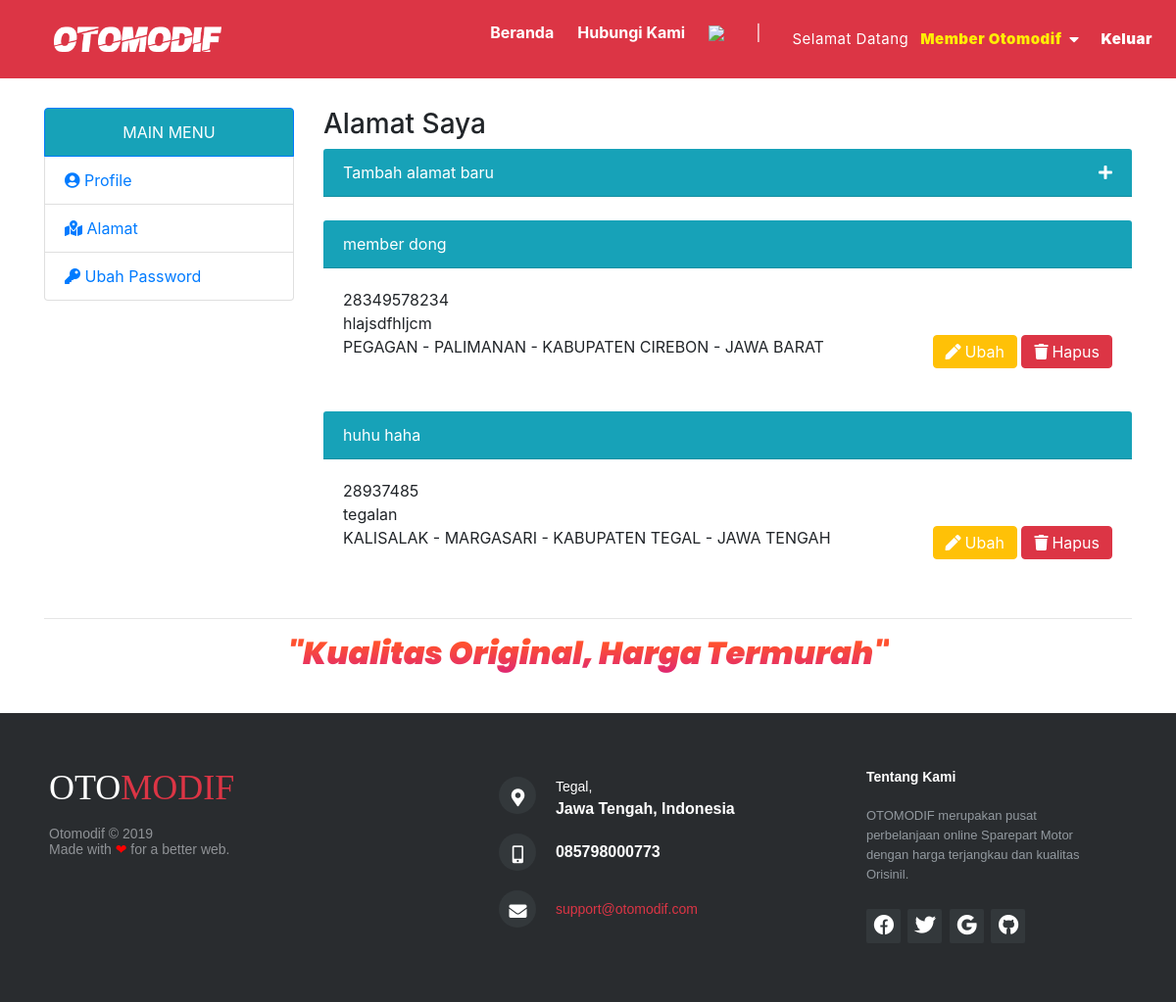
The page /user/index.php?page=akun&module=alamat&action=list (signed in) on the database its author committed.
### tables this page shows
CREATE TABLE `alamat_pengiriman` (
  `id_alamat` int(10) NOT NULL,
  `id_user` int(10) NOT NULL,
  `nama` varchar(35) NOT NULL,
  `no_hp` varchar(15) NOT NULL,
  `alamat` text NOT NULL,
  `desa` varchar(25) NOT NULL,
  `kecamatan` varchar(25) NOT NULL,
  `kabupaten_kota` varchar(25) NOT NULL,
  `provinsi` varchar(25) NOT NULL,
  `kota_tujuan` text NOT NULL,
  `nama_kota_tujuan` text NOT NULL,
  `remove` tinyint(1) NOT NULL DEFAULT 0
);

CREATE TABLE `kecamatan` (
  `kecamatan_id` char(7) NOT NULL,
  `kabupaten_id` char(4) NOT NULL,
  `kecamatan_nama` varchar(30) NOT NULL
);

CREATE TABLE `kabupaten_kota` (
  `kabupaten_id` char(4) NOT NULL,
  `provinsi_id` char(2) NOT NULL,
  `kabupaten_nama` varchar(35) NOT NULL
);

CREATE TABLE `provinsi` (
  `provinsi_id` char(2) NOT NULL,
  `provinsi_nama` varchar(30) NOT NULL
);

### user/module/akun/alamat/list.php (the view, shortened to what this page needs)
<h3>Alamat Saya</h3>
<div class="container">
    <div class="row">
        <a href="<?= BASE_URL; ?>user/index.php?page=akun&module=alamat&action=form&mode=add" style="width: 100% !important; ">
        <div class="card border-0 mb-4" >
            <div class="card-header bg-info text-white">
                <span class="float-left">Tambah alamat baru</span>
                <span class="float-right"><i class="fas fa-plus"></i></span>
            </div>
        </div>
        </a>
    </div>
    <?php
    $id_user = $_SESSION['id_user'];
    $query = mysqli_query($koneksi, "SELECT * FROM alamat_pengiriman WHERE id_user=$id_user AND remove=0");
    while($row = mysqli_fetch_assoc($query)){
        $getDesa = mysqli_fetch_assoc(mysqli_query($koneksi, "SELECT * FROM desa WHERE desa_id=".$row['desa']));
        $getKec = mysqli_fetch_assoc(mysqli_query($koneksi, "SELECT * FROM kecamatan WHERE kecamatan_id=".$row['kecamatan']));
        $getKab = mysqli_fetch_assoc(mysqli_query($koneksi, "SELECT * FROM kabupaten_kota WHERE kabupaten_id=".$row['kabupaten_kota']));
        $getProv = mysqli_fetch_assoc(mysqli_query($koneksi, "SELECT * FROM provinsi WHERE provinsi_id=".$row['provinsi']));
         ?>
        <div class="row">
            <div class="card border-0 mb-4" style="width: 100%;">
                <div class="card-header bg-info text-white" >
                    <span class="float-left"><?= $row['nama']; ?></span>
                </div>
                <div class="card-body">
                    <p class="card-text">
                        <?= $row['no_hp']; ?> <br>
                        <?= $row['alamat']; ?> <br>
                        <span class="float-left"><?= $getDesa['desa_nama']; ?> - <?= $getKec['kecamatan_nama']; ?> - <?= $getKab['kabupaten_nama']; ?> -  <?= $getProv['provinsi_nama']; ?></span>
                        <span class="float-right">
                            <a href="<?= BASE_URL; ?>user/index.php?page=akun&module=alamat&action=form&mode=update&id=<?= $row['id_alamat']; ?>" class="btn btn-warning pb-1 pt-1 text-white"><i class="fas fa-pen pr-1"></i>Ubah</a>
                            <a href="<?= BASE_URL; ?>user/index.php?page=akun&module=alamat&action=hapus&id=<?= $row['id_alamat']; ?>" class="btn btn-danger pb-1 pt-1 text-white"><i class="fas fa-trash pr-1"></i>Hapus</a>
                        </span>
                    </p>
                </div>
            </div>
        </div>
    <?php } ?>
</div>

### user/index.php (shortened to what this page needs)
<?php
    $user_id = isset($_SESSION['id_user']) ? $_SESSION['id_user'] : false;
    $nama = isset($_SESSION['nama']) ? $_SESSION['nama'] : false;
    $level = isset($_SESSION['level']) ? $_SESSION['level'] : false;
    $module = isset($_GET['module']) ? $_GET['module'] : false;
?>
<!DOCTYPE html>
<html>
	<?php include_once("../partials/header.php"); ?>
    <?php include_once("../partials/navbar.php") ?>
    <body>
        <?php include_once("partials/main.php") ?>
        <?php include_once("../partials/footer.php"); ?>
    </body>
</html>

### partials/header.php (shortened to what this page needs)
<head>
	<?php include_once("inc_css.php") ?>
</head>

### partials/inc_css.php (shortened to what this page needs)
<link href="<?= BASE_URL."assets/css/banner.css"; ?>" type="text/css" rel="stylesheet" />
<link href="<?= BASE_URL."assets/css/sidebar.css"; ?>" type="text/css" rel="stylesheet" />
<link href="<?= BASE_URL."assets/css/style.css"; ?>" type="text/css" rel="stylesheet" />
<link href="<?= BASE_URL."assets/css/footer.css"; ?>" type="text/css" rel="stylesheet" />
<link href="<?= BASE_URL."assets/css/style2.css"; ?>" type="text/css" rel="stylesheet" />
<link href="<?= BASE_URL."vendor/fontawesome/css/all.min.css"; ?>" type="text/css" rel="stylesheet" />
<link href="<?= BASE_URL."vendor/css/fa.css"; ?>" type="text/css" rel="stylesheet" />
<link href="<?= BASE_URL."vendor/bootstrap/css/bootstrap.min.css"; ?>" type="text/css" rel="stylesheet" />
<link href="<?= BASE_URL."vendor/datepicker/css/gijgo.css"; ?>" type="text/css" rel="stylesheet" />

### partials/navbar.php (shortened to what this page needs)
<nav class="navbar navbar-expand-lg bg-danger">
        <a class="navbar-brand" href="<?php echo BASE_URL."index.php"; ?>">
            <img src="<?php echo BASE_URL."assets/img/Otomodif.png"; ?>" alt="Logo" style="width:250px;">
        </a>
        <div class="collapse navbar-collapse " id="collapsibleNavbar" >
            <ul class="navbar-nav ml-auto">
                <li><a href="<?php echo BASE_URL; ?>" class="mr-4"><b><span style="color: #ffffff;">Beranda</span></b></a></li>
                <li><a href="<?php echo BASE_URL."index.php?page=hubungi"; ?>" class="mr-4"><b><span style="color: #ffffff;">Hubungi Kami</span></b></a></li>
                <li><a href="<?php echo BASE_URL."index.php?page=keranjang"; ?>" id="button-keranjang" class="mr-4">
                    <img src="<?php echo BASE_URL."assets/img/cart.png"; ?>" />
                </a></li>
                <li class="nav-item"><span style='color: #ffffff;' class="ml-2 mr-4">|</span></li>
                    <?php if($user_id != false && $level === "Customer"): ?>
                        <li class="nav-item"><span style='color: #ffffff;font-weight:normal;margin-right: -12px;' class="nav-link">Selamat Datang</span></b></li>
                        <li class="nav-item dropdown">
                            <a class="dropdown-toggle nav-link" style="cursor: pointer" role="button" id="dropdownMenuButton" data-toggle="dropdown" aria-haspopup="true" aria-expanded="false"><b style='color: #ffee05;' class="ml-2 mr-4"><?= $nama ?></b></a>
                        <li class="nav-item"><a class="nav-link" href='<?= BASE_URL ?>pages/process/logout.php'><b><span style='color: #ffffff;''>Keluar</span></b></a></li>
                    <?php endif; ?>
            </ul>
    </div>
  </nav>

### user/partials/main.php (shortened to what this page needs)
<div class="container container-content" id="top">
	<div id="content">
		<?php
		$main = (isset($_GET["page"])) ? $_GET["page"] : "";
		switch ($main) {
            case "akun":
                include_once("pages/akun.php");
				break;
		} ?>
	</div>
</div>

### user/pages/akun.php (shortened to what this page needs)
<div id="bg-page-profile">
	<div class="row">
        <div class="col-md-3 sidebar">
            <div class="list-group">
                <span href="#" class="list-group-item bg-info active">
                    <center>MAIN MENU</center>
                </span>
                <a href="<?php echo BASE_URL."user/index.php?page=akun&module=profile&action=form"; ?>" class="list-group-item">
                    <i class="fas fa-user-circle"></i> Profile
                </a>
                <a href="<?php echo BASE_URL."user/index.php?page=akun&module=alamat&action=list"; ?>" class="list-group-item">
                    <i class="fas fa-map-marked-alt"></i> Alamat
                </a>
                <a href="<?php echo BASE_URL."user/index.php?page=akun&module=password&action=form"; ?>" class="list-group-item">
                    <i class="fas fa-key"></i> Ubah Password
                </a>
            </div>
        </div>
        <div class="col-md-9">
            <?php
            switch($module){
                case "alamat":
                    include_once('module/akun/alamat/'.$action.'.php');
                    break;
            } ?>
        </div>
    </div>
</div>

### partials/footer.php
<div class="container">
	<hr><center><h4 class="section-text"><span><b><i>"Kualitas Original, Harga Termurah"</i></b></span></h4></center>
</div><br>
<footer class="footer-distributed">
	<div class="footer-left">
		<h3>OTO<span style="color: #dc3545;">MODIF</span></h3><br>
		<p class="footer-company-name">Otomodif &copy; 2019<br>
		Made with <span style="color: #ff0000;">❤</span> for a better web.</p>
	</div>
	<div class="footer-center">
		<div>
			<i class="fas fa-map-marker-alt" style="font-size:18px;color:white;"></i>
			<p><span>Tegal, </span> Jawa Tengah, Indonesia</p>
		</div>
		<div>
			<i class="fas fa-mobile-alt" style="font-size:18px;color:white;"></i>
			<p>085798000773</p>
		</div>
		<div>
			<i class="fas fa-envelope" style="font-size:18px;color:white;"></i>
			<p><a href="mailto:support@company.com"><span style="color: #dc3545;">support@otomodif.com</span></a></p>
		</div>
	</div>
	<div class="footer-right">
		<p class="footer-company-about">
		<span>Tentang Kami</span>
		OTOMODIF merupakan pusat perbelanjaan online Sparepart Motor dengan harga terjangkau dan kualitas Orisinil.</p>
		<div class="footer-icons">
			<a href="//https//www.facebook.com"><i class="fab fa-facebook-f"></i></a>
			<a href="https://twitter.com"><i class="fab fa-twitter"></i></a>
			<a href="https://plus.google.com"><i class="fab fa-google"></i></a>
			<a href="https://github.com"><i class="fab fa-github"></i></a>
		</div>
	</div>
</footer>

### assets/css/style.css (style rules this page uses)
body { font-family:arial; font-size:12px; color:#1e5474; background:#F7F7F7; margin:0px; }
.container-content { margin-top: 30px; }
#bg-page-profile { overflow: hidden; }

### assets/css/footer.css (style rules this page uses)
.footer-distributed { background-color: #292c2f; box-shadow: 0 1px 1px 0 rgba(0, 0, 0, 0.12); box-sizing: border-box; width: 100%; text-align: left; font: bold 16px sans-serif; padding: 55px 50px; }
.footer-distributed .footer-left, .footer-distributed .footer-center, .footer-distributed .footer-right { display: inline-block; vertical-align: top; }
.footer-distributed .footer-left { width: 40%; }
.footer-distributed h3 { color: #ffffff; font: normal 36px 'Cookie', cursive; margin: 0; }
.footer-distributed h3 span { color: #5383d3; }
.footer-distributed .footer-company-name { color: #8f9296; font-size: 14px; font-weight: normal; margin: 0; }
.footer-distributed .footer-center { width: 35%; }
.footer-distributed .footer-center i { background-color: #33383b; color: #ffffff; font-size: 25px; width: 38px; height: 38px; border-radius: 50%; text-align: center; line-height: 42px; margin: 10px 15px; vertical-align: middle; }
.footer-distributed .footer-center p { display: inline-block; color: #ffffff; vertical-align: middle; margin:0; }
.footer-distributed .footer-center p span { display:block; font-weight: normal; font-size:14px; line-height:2; }
.footer-distributed .footer-center p a { color: #5383d3; text-decoration: none;; }
.footer-distributed .footer-right { width: 20%; }
.footer-distributed .footer-company-about { line-height: 20px; color: #92999f; font-size: 13px; font-weight: normal; margin: 0; }
.footer-distributed .footer-company-about span { display: block; color: #ffffff; font-size: 14px; font-weight: bold; margin-bottom: 20px; }
.footer-distributed .footer-icons { margin-top: 25px; }
.footer-distributed .footer-icons a { display: inline-block; width: 35px; height: 35px; cursor: pointer; background-color: #33383b; border-radius: 2px; font-size: 20px; color: #ffffff; text-align: center; line-height: 35px; margin-right: 3px; margin-bottom: 5px; }

### assets/css/style2.css (style rules this page uses)
html, body, div, span, iframe, h1, h2, h3, h4, h5, h6, p, blockquote, div pre, a, abbr, address, big, code, del, dfn, em, img, ins, kbd, q, s, small, strike, strong, sub, sup, b, u, i, dl, dt, dd, ol, ul, li, figure, header, nav, section, article, aside, footer, figcaption { margin: 0; padding: 0; border: 0; outline: 0; }
body { font-family: 'Quicksand', sans-serif; color: #000; background-color: #fff; line-height: 1.3; font-size: 16px; overflow-x: hidden; font-weight: 400; }
* { -webkit-box-sizing: border-box; box-sizing: border-box; }
a { text-decoration: none !important; color: #000; }
ul, li { list-style: none; margin: 0; padding: 0; }
.section-text { color: #000; font-family: Poppins; font-size: 32px; font-weight: 700; padding-bottom: 10px; line-height: 38px; }
.section-text span { color: #944179; background: -webkit-gradient(linear, left top, left bottom, color-stop(30%, #ff512f), to(#dd2476)); background: -webkit-linear-gradient(top, #ff512f 30%, #dd2476 100%); background: -o-linear-gradient(top, #ff512f 30%, #dd2476 100%); background: transparent, linear-gradient(to bottom, #ff512f 30%, #dd2476 100%); -webkit-background-clip: text; background-clip: text; -webkit-text-fill-color: transparent; }
.navbar { position: absolute; top: 0; left: 0; background-color: transparent; width: 100%; min-height: 80px; -webkit-transition: .5s; -o-transition: .5s; transition: .5s; z-index: 9; }
.navbar .navbar-nav .nav-item .nav-link { letter-spacing: .5px; font-size: 15px; font-weight: 600; color: #fff; -webkit-transition: .4s; -o-transition: .4s; transition: .4s; }
.navbar .navbar-nav .nav-item.dropdown .nav-link:after { font-family: 'Font Awesome 5 Free'; position: absolute; content: '\f0d7'; right: 10px; font-size: 16px; font-weight: 600; line-height: 22px; -webkit-transition: .4s; -o-transition: .4s; transition: .4s; }

### assets/css/fa.css (style rules this page uses)
.fa-plus:before { content:"\f067" }
.fa-key:before { content:"\f084" }
.fa-twitter:before { content:"\f099" }
.fa-facebook-f:before,.fa-facebook:before { content:"\f09a" }
.fa-github:before { content:"\f09b" }
.fa-envelope:before { content:"\f0e0" }
.fa-google:before { content:"\f1a0" }
.fa-trash:before { content:"\f1f8" }
.fa-user-circle:before { content:"\f2bd" }

### partials/navbar.php (style rules this page uses)
.dropdown-toggle, .dropdown-menu { border-radius: 0px !important; }
.dropdown-toggle::after { border-top:none !important; }

### rows shown on the page
alamat_pengiriman: nama "member dong", no_hp "28349578234", alamat "hlajsdfhljcm", desa_nama "PEGAGAN", kecamatan.kecamatan_nama "PALIMANAN", kabupaten_kota.kabupaten_nama "KABUPATEN CIREBON", provinsi.provinsi_nama "JAWA BARAT"
alamat_pengiriman: nama "huhu haha", no_hp "28937485", alamat "tegalan", desa_nama "KALISALAK", kecamatan.kecamatan_nama "MARGASARI", kabupaten_kota.kabupaten_nama "KABUPATEN TEGAL", provinsi.provinsi_nama "JAWA TENGAH"

### other values the page prints
$nama "Member Otomodif"
